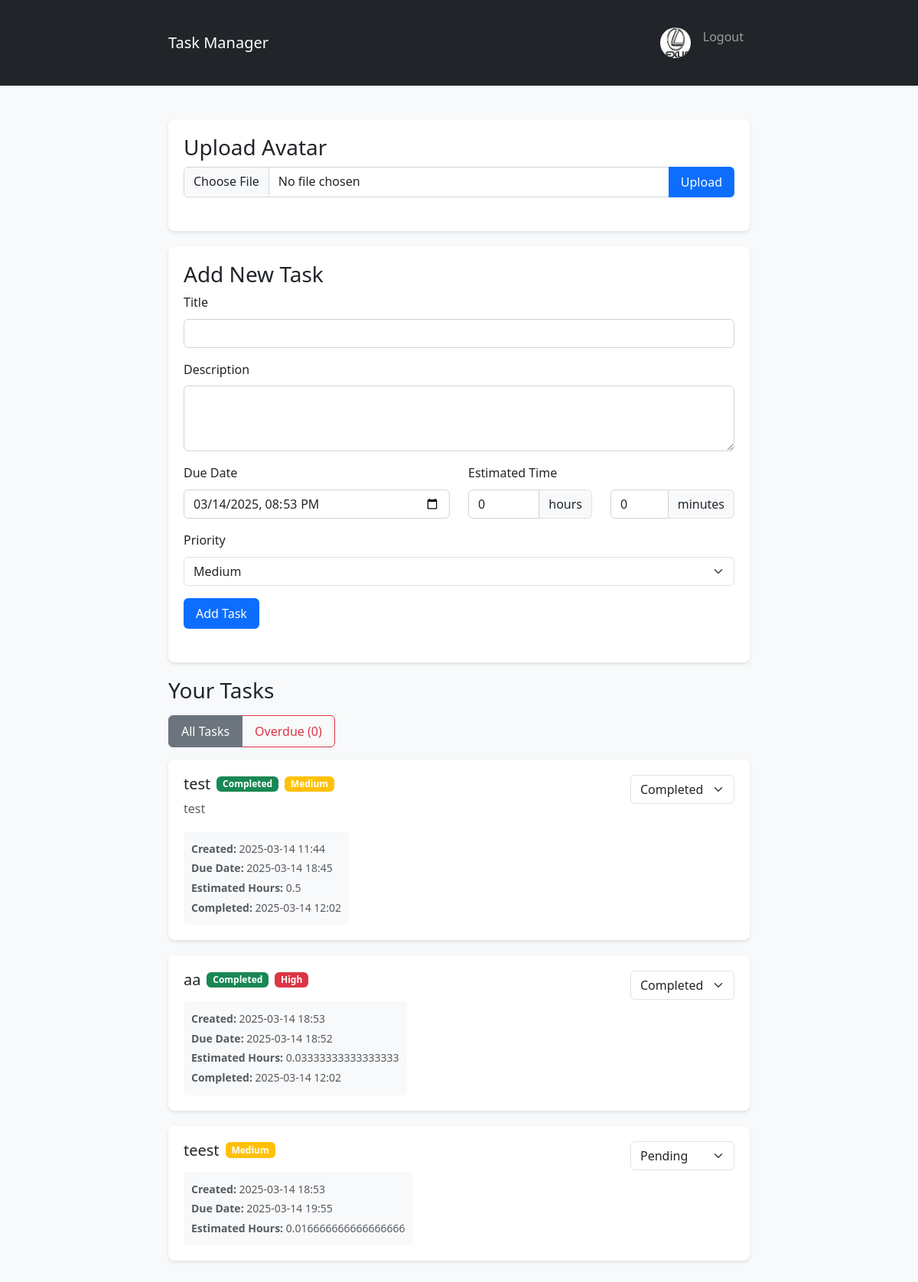
Screenshot of / (signed in) with the database file from the repository.
### app.py (models this page shows)
class User(UserMixin, db.Model):
    id = db.Column(db.Integer, primary_key=True)
    username = db.Column(db.String(80), unique=True, nullable=False)
    password_hash = db.Column(db.String(120), nullable=False)
    role = db.Column(db.String(20), nullable=False, default='user')
    avatar_path = db.Column(db.String(200))
    tasks = db.relationship('Task', backref='user', lazy=True)

class Task(db.Model):
    id = db.Column(db.Integer, primary_key=True)
    title = db.Column(db.String(100), nullable=False)
    description = db.Column(db.Text)
    status = db.Column(db.String(20), default='pending')
    created_at = db.Column(db.DateTime, default=datetime.utcnow)
    due_date = db.Column(db.DateTime, nullable=False)
    finished_at = db.Column(db.DateTime)
    estimated_hours = db.Column(db.Float, nullable=False, default=1.0)
    priority = db.Column(db.String(20), default='medium')
    user_id = db.Column(db.Integer, db.ForeignKey('user.id'), nullable=False)
    @property
    def priority_color(self):
        return {
            'low': 'info',
            'medium': 'warning',
            'high': 'danger'
        }.get(self.priority, 'secondary')
    @property
    def current_status(self):
        if self.status == 'completed':
            return 'completed'
        elif self.due_date < datetime.now() and self.status != 'completed':
            return 'overdue'
        elif self.status == 'in_progress':
            return 'in_progress'
        else:
            return 'pending'

### app.py (the view)
@app.route('/')
@login_required
def index():
    tasks = Task.query.filter_by(user_id=current_user.id).all()
    now = datetime.now()
    overdue_tasks = Task.query.filter(
        Task.user_id == current_user.id,
        Task.status != 'completed',
        Task.due_date < now
    ).all()
    critical_overdue = [] # Trễ > 24h
    today_overdue = []   # Trễ < 24h
    for task in overdue_tasks:
        hours_overdue = (now - task.due_date).total_seconds() / 3600
        if hours_overdue > 24:
            critical_overdue.append(task)
        else:
            today_overdue.append(task)
    overdue_stats = {
        'total': len(overdue_tasks),
        'critical': len(critical_overdue),
        'today': len(today_overdue)
    }
    return render_template('index.html',
                         tasks=tasks,
                         overdue_stats=overdue_stats,
                         critical_overdue=critical_overdue,
                         today_overdue=today_overdue,
                         now=now)

### app.py (called while the page is built)
@login_manager.user_loader
def load_user(user_id):
    return User.query.get(int(user_id))

### templates/index.html (shortened to what this page needs)
{% extends "base.html" %}
{% block content %}
<div class="row">
    <div class="col-12">
        <div class="task-card">
            <h3>Upload Avatar</h3>
            <form action="{{ url_for('upload_avatar') }}" method="post" enctype="multipart/form-data" class="mb-4">
                <div class="input-group">
                    <input type="file" class="form-control" name="avatar" accept="image/*" required>
                    <button class="btn btn-primary" type="submit">Upload</button>
                </div>
            </form>
        </div>
        <div class="task-card">
            <h3>Add New Task</h3>
            <form action="{{ url_for('add_task') }}" method="post" class="mb-4">
                <div class="mb-3">
                    <label for="title" class="form-label">Title</label>
                    <input type="text" class="form-control" id="title" name="title" required>
                </div>
                <div class="mb-3">
                    <label for="description" class="form-label">Description</label>
                    <textarea class="form-control" id="description" name="description" rows="3"></textarea>
                </div>
                <div class="row">
                    <div class="col-md-6 mb-3">
                        <label for="due_date" class="form-label">Due Date</label>
                        <input type="datetime-local" class="form-control" id="due_date" name="due_date" required>
                    </div>
                    <div class="col-md-6 mb-3">
                        <label class="form-label">Estimated Time</label>
                        <div class="row">
                            <div class="col-6">
                                <div class="input-group">
                                    <input type="number" class="form-control" id="hours" name="hours"
                                           min="0" value="0" required>
                                    <span class="input-group-text">hours</span>
                                </div>
                            </div>
                            <div class="col-6">
                                <div class="input-group">
                                    <input type="number" class="form-control" id="minutes" name="minutes"
                                           min="0" max="59" value="0" required>
                                    <span class="input-group-text">minutes</span>
                                </div>
                            </div>
                        </div>
                    </div>
                </div>
                <div class="mb-3">
                    <label for="priority" class="form-label">Priority</label>
                    <select class="form-select" id="priority" name="priority" required>
                        <option value="medium" selected>Medium</option>
                    </select>
                </div>
                <button type="submit" class="btn btn-primary">Add Task</button>
            </form>
        </div>
        <div id="tasks-section">
            <h3 class="mb-3">Your Tasks</h3>
            <div class="mb-3">
                <div class="btn-group">
                    <button type="button" class="btn btn-outline-secondary active" data-filter="all">
                        All Tasks
                    </button>
                    <button type="button" class="btn btn-outline-danger" data-filter="overdue">
                        Overdue ({{ overdue_stats.total }})
                    </button>
                </div>
            </div>
            {% for task in tasks %}
            <div class="task-card {% if task.status != 'completed' and task.due_date < now %}task-overdue{% endif %}">
                <div class="d-flex justify-content-between align-items-start">
                    <div>
                        <div class="d-flex align-items-center gap-2">
                            <h5 class="mb-0">{{ task.title }}</h5>
                            {% if task.status == 'completed' %}
                                <span class="badge bg-success">Completed</span>
                            {% endif %}
                            <span class="badge bg-{{ task.priority_color }}">{{ task.priority|title }}</span>
                        </div>
                        <p class="text-muted mt-2">{{ task.description }}</p>
                        <div class="task-info">
                            <small class="text-muted">
                                <strong>Created:</strong> {{ task.created_at.strftime('%Y-%m-%d %H:%M') }}<br>
                                <strong>Due Date:</strong> {{ task.due_date.strftime('%Y-%m-%d %H:%M') }}<br>
                                <strong>Estimated Hours:</strong> {{ task.estimated_hours }}<br>
                                {% if task.finished_at %}
                                    <strong>Completed:</strong> {{ task.finished_at.strftime('%Y-%m-%d %H:%M') }}
                                {% endif %}
                            </small>
                        </div>
                    </div>
                    <form action="{{ url_for('update_task_status', task_id=task.id) }}" method="post" class="ms-3">
                        <select name="status" class="form-select {% if task.current_status == 'overdue' %}border-danger{% endif %}"
                                onchange="this.form.submit()">
                            <option value="pending" {% if task.status == 'pending' and task.current_status != 'overdue' %}selected{% endif %}>Pending</option>
                            <option value="completed" {% if task.status == 'completed' %}selected{% endif %}>Completed</option>
                        </select>
                    </form>
                </div>
            </div>
            {% else %}
            <div class="task-card">
                <p class="text-muted">No tasks yet. Add your first task above!</p>
            </div>
            {% endfor %}
        </div>
    </div>
</div>
{% endblock %}

### templates/base.html (shortened to what this page needs)
<!DOCTYPE html>
<html lang="en">
<head>
    <link href="https://cdn.jsdelivr.net/npm/bootstrap@5.3.0/dist/css/bootstrap.min.css" rel="stylesheet">
</head>
<body>
    <nav class="navbar navbar-expand-lg navbar-dark bg-dark">
        <div class="container">
            <a class="navbar-brand" href="{{ url_for('index') }}">Task Manager</a>
            <div class="collapse navbar-collapse" id="navbarNav">
                <ul class="navbar-nav ms-auto">
                    {% if current_user.is_authenticated %}
                        <li class="nav-item">
                            <span class="nav-link">
                                <div class="avatar-container">
                                    {% if current_user.avatar_path %}
                                        <img src="{{ url_for('static', filename=current_user.avatar_path) }}"
                                             alt="Avatar" class="rounded-circle" width="40" height="40"
                                             data-bs-toggle="dropdown" aria-expanded="false">
                                    {% else %}
                                        <img src="https://avatar-placeholder.iran.liara.run/150x150"
                                             alt="Default Avatar" class="rounded-circle" width="40" height="40"
                                             data-bs-toggle="dropdown" aria-expanded="false">
                                    {% endif %}
                                </div>
                            </span>
                        </li>
                        <li class="nav-item">
                            <a class="nav-link" href="{{ url_for('logout') }}">Logout</a>
                        </li>
                    {% endif %}
                </ul>
            </div>
        </div>
    </nav>
    <div class="container mt-4">
        {% block content %}{% endblock %}
    </div>
</body>
</html>

### templates/base.html (style rules this page uses)
body { background-color: #f8f9fa; line-height: 1.6; }
.container { max-width: 800px; margin: 0 auto; padding: 20px; }
.task-card { background-color: white; border-radius: 8px; box-shadow: 0 2px 4px rgba(0,0,0,0.1); margin-bottom: 20px; padding: 20px; transition: transform 0.2s ease; }
.avatar-container { position: relative; display: inline-block; cursor: pointer; }
.form-control { border-radius: 6px; border: 1px solid #ced4da; }
.btn { border-radius: 6px; padding: 8px 16px; transition: all 0.2s ease; }
.btn-primary { background-color: #0d6efd; border: none; }

### templates/index.html (style rules this page uses)
.task-info { background-color: #f8f9fa; padding: 10px; border-radius: 4px; margin-top: 10px; }
.task-card { transition: all 0.3s ease; }

### rows the page displays
User: avatar_path (picture)
Task: title "test", shows "Completed", priority "Medium", description "test", created_at "2025-03-14 11:44", due_date "2025-03-14 18:45", estimated_hours "0.5", finished_at "2025-03-14 12:02", status "Completed"
Task: title "aa", shows "Completed", priority "High", created_at "2025-03-14 18:53", due_date "2025-03-14 18:52", estimated_hours "0.03333333333333333", finished_at "2025-03-14 12:02", status "Completed"
Task: title "teest", priority "Medium", created_at "2025-03-14 18:53", due_date "2025-03-14 19:55", estimated_hours "0.016666666666666666", status "Pending"

### other values shown
{{ overdue_stats.total }} "0"
